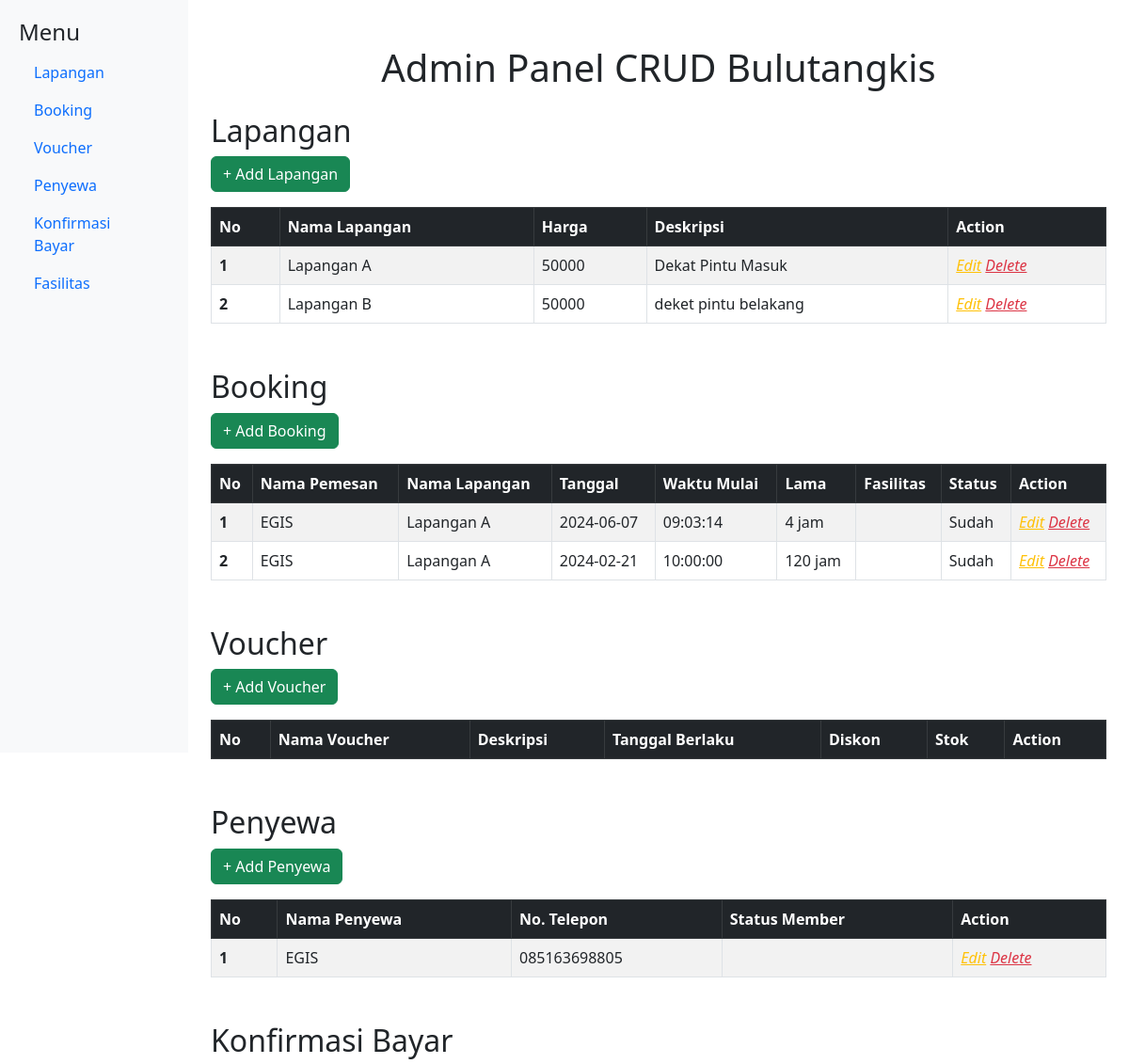
/evolve/Admin/admin.php (upper part), run on an earlier commit of the app's database.
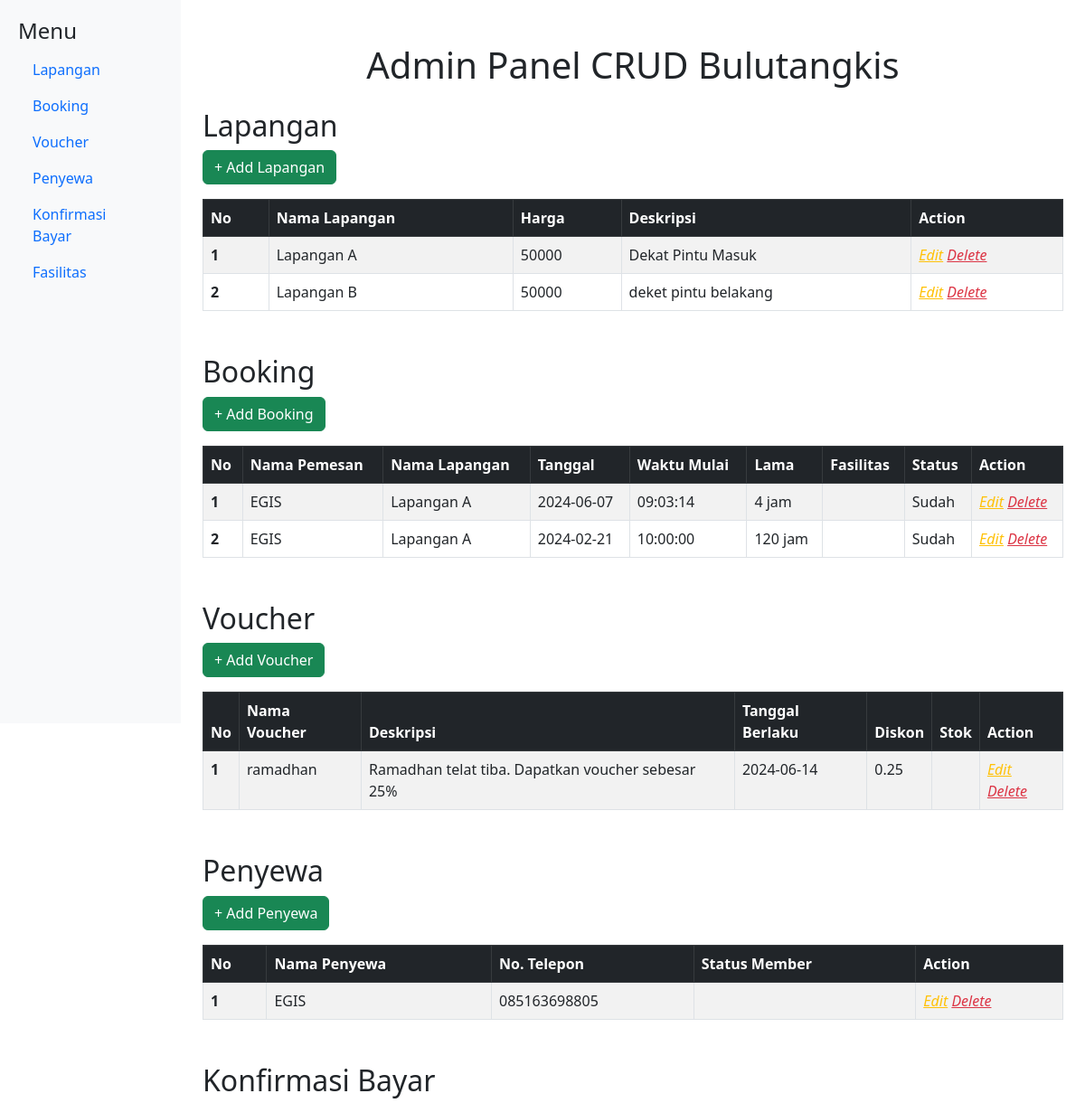
And on a later commit of the database.
### tables this page shows
CREATE TABLE `lapangan` (
  `id_lapangan` int(11) NOT NULL,
  `nama_lapangan` varchar(255) NOT NULL,
  `harga_lapangan` int(11) DEFAULT NULL,
  `deskripsi_lapangan` varchar(255) NOT NULL
);

CREATE TABLE `booking` (
  `id_booking` int(11) NOT NULL,
  `tanggal_booking` date DEFAULT NULL,
  `jam_booking` time DEFAULT NULL,
  `id_penyewa` int(11) DEFAULT NULL,
  `id_lapangan` int(11) DEFAULT NULL,
  `id_voucher` int(11) DEFAULT NULL,
  `id_fasilitas` int(10) DEFAULT NULL,
  `tanggal_main` date DEFAULT NULL,
  `jam_mulai` time DEFAULT NULL,
  `lama` int(11) DEFAULT NULL,
  `status_pembayaran` varchar(255) DEFAULT 'Belum'
);

CREATE TABLE `penyewa` (
  `id_penyewa` int(10) NOT NULL,
  `nama_penyewa` varchar(255) NOT NULL,
  `no_telepon_penyewa` varchar(255) NOT NULL
);

CREATE TABLE `voucher` (
  `id_voucher` int(11) NOT NULL,
  `nama_voucher` varchar(255) NOT NULL,
  `deskripsi_voucher` varchar(255) NOT NULL,
  `tanggal_berlaku` date NOT NULL,
  `besar_diskon` decimal(10,2) NOT NULL,
  `code_voucher` varchar(50) NOT NULL
);

### evolve/function.php (called while the page is built, shortened)
<?php
function readVouchers($conn) {
    $query = "SELECT * FROM voucher";
    $result = mysqli_query($conn, $query);
    $vouchers = [];
    if ($result) {
        while ($row = mysqli_fetch_assoc($result)) {
            $vouchers[] = $row;
        }
    }
    return $vouchers;
}
function readPenyewa($conn) {
    $query = "SELECT * FROM penyewa";
    $result = mysqli_query($conn, $query);
    $penyewa = [];
    if ($result) {
        while ($row = mysqli_fetch_assoc($result)) {
            $penyewa[] = $row;
        }
    }
    return $penyewa;
}
function readLapangan($conn) {
    $query = "SELECT * FROM lapangan";
    $result = mysqli_query($conn, $query);
    $lapangan = [];
    if ($result) {
        while ($row = mysqli_fetch_assoc($result)) {
            $lapangan[] = $row;
        }
    }
    return $lapangan;
}
function readBooking($conn) {
    $query = "SELECT booking.*,
              voucher.nama_voucher AS nama_voucher,
              lapangan.nama_lapangan AS nama_lapangan,
              extra_fasilitas.nama_fasilitas AS nama_fasilitas,
              penyewa.nama_penyewa AS nama_pemesan
              FROM booking
              LEFT JOIN voucher ON booking.id_voucher = voucher.id_voucher
              LEFT JOIN lapangan ON booking.id_lapangan = lapangan.id_lapangan
              LEFT JOIN extra_fasilitas ON booking.id_fasilitas = extra_fasilitas.id_fasilitas
              LEFT JOIN penyewa ON booking.id_penyewa = penyewa.id_penyewa";
    $result = mysqli_query($conn, $query);
    $booking = [];
    if ($result) {
        while ($row = mysqli_fetch_assoc($result)) {
            $booking[] = $row;
        }
    }
    return array_reverse($booking);
}
?>

### evolve/Admin/admin.php (the view, shortened to what the changed rows need)
<?php
include('../function.php');
$listLapangan = readLapangan($conn);
$listBooking = readBooking($conn);
$listVouchers = readVouchers($conn);
$listPenyewa = readPenyewa($conn);
?>
<!DOCTYPE html>
<html lang="en">
<head>
    <link href="https://cdn.jsdelivr.net/npm/bootstrap@5.3.0-alpha1/dist/css/bootstrap.min.css" rel="stylesheet">
</head>
<body>
    <div class="container-fluid">
        <div class="row">
            <div class="col-10">
                <div class="container mt-5">
                    <h1 class="text-center mb-4">Admin Panel CRUD Bulutangkis</h1>
                    <section id="lapangan">
                        <h2>Lapangan</h2>
                        <table class="table table-bordered table-striped table-hover">
                            <thead class="table-dark">
                                <tr>
                                    <th scope="col">No</th>
                                    <th scope="col">Nama Lapangan</th>
                                    <th scope="col">Harga</th>
                                    <th scope="col">Deskripsi</th>
                                    <th scope="col">Action</th>
                                </tr>
                            </thead>
                            <tbody>
                                <?php
                                $nomor_baris = 1;
                                foreach($listLapangan as $lapangan){
                                ?>
                                <tr>
                                    <th scope="row"><?= $nomor_baris ?></th>
                                    <td><?= $lapangan['nama_lapangan'] ?></td>
                                    <td><?= $lapangan['harga_lapangan'] ?></td>
                                    <td><?= $lapangan['deskripsi_lapangan'] ?></td>
                                    <td>
                                        <a href="updateLapangan.php?id_lapangan=<?= $lapangan['id_lapangan'] ?>"
                                            class="link-warning"><i class="bi bi-pencil-square">Edit</i></a>
                                        <a href="deleteLapangan.php?id=<?= $lapangan['id_lapangan'] ?>"
                                            onclick="return confirm('Yakin Hapus?')" class="link-danger"><i
                                                class="bi bi-trash3">Delete</i></a>
                                    </td>
                                </tr>
                                <?php
                                $nomor_baris++;
                                }
                                ?>
                            </tbody>
                        </table>
                    </section>
                    <section id="booking" class="mt-5">
                        <h2>Booking</h2>
                        <table class="table table-bordered table-striped table-hover">
                            <thead class="table-dark">
                                <tr>
                                    <th scope="col">No</th>
                                    <th scope="col">Nama Pemesan</th>
                                    <th scope="col">Nama Lapangan</th>
                                    <th scope="col">Tanggal</th>
                                    <th scope="col">Waktu Mulai</th>
                                    <th scope="col">Lama</th>
                                    <th scope="col">Fasilitas</th>
                                    <th scope="col">Status</th>
                                    <th scope="col">Action</th>
                                </tr>
                            </thead>
                            <tbody>
                                <?php
            $nomor_baris = 1;
            foreach($listBooking as $booking){
            ?>
                                <tr>
                                    <th scope="row"><?= $nomor_baris ?></th>
                                    <td><?= $booking['nama_pemesan'] ?></td>
                                    <td><?= $booking['nama_lapangan'] ?></td>
                                    <td><?= $booking['tanggal_main'] ?></td>
                                    <td><?= $booking['jam_mulai'] ?></td>
                                    <td><?= $booking['lama'] ?> jam</td>
                                    <td><?= $booking['nama_fasilitas'] ?></td>
                                    <td><?= $booking['status_pembayaran'] ?></td>
                                    <td>
                                        <a href="updateBooking.php?id_booking=<?= $booking['id_booking'] ?>"
                                            class="link-warning"><i class="bi bi-pencil-square">Edit</i></a>
                                        <a href="deleteBooking.php?id=<?= $booking['id_booking'] ?>"
                                            onclick="return confirm('Yakin Hapus?')" class="link-danger"><i
                                                class="bi bi-trash3">Delete</i></a>
                                    </td>
                                </tr>
                                <?php
                                $nomor_baris++;
                                }
                                ?>
                            </tbody>
                        </table>
                    </section>
                    <section id="voucher" class="mt-5">
                        <h2>Voucher</h2>
                        <table class="table table-bordered table-striped table-hover">
                            <thead class="table-dark">
                                <tr>
                                    <th scope="col">No</th>
                                    <th scope="col">Nama Voucher</th>
                                    <th scope="col">Deskripsi</th>
                                    <th scope="col">Tanggal Berlaku</th>
                                    <th scope="col">Diskon</th>
                                    <th scope="col">Stok</th>
                                    <th scope="col">Action</th>
                                </tr>
                            </thead>
                            <tbody>
                                <?php
                                $nomor_baris = 1;
                                foreach($listVouchers as $voucher){
                                ?>
                                <tr>
                                    <th scope="row"><?= $nomor_baris ?></th>
                                    <td><?= $voucher['nama_voucher'] ?></td>
                                    <td><?= $voucher['deskripsi_voucher'] ?></td>
                                    <td><?= $voucher['tanggal_berlaku'] ?></td>
                                    <td><?= $voucher['besar_diskon'] ?></td>
                                    <td><?= $voucher['stok'] ?></td>
                                    <td>
                                        <a href="updateVoucher.php?id_voucher=<?= $voucher['id_voucher'] ?>"
                                            class="link-warning"><i class="bi bi-pencil-square">Edit</i></a>
                                        <a href="deleteVoucher.php?id=<?= $voucher['id_voucher'] ?>"
                                            onclick="return confirm('Yakin Hapus?')" class="link-danger"><i
                                                class="bi bi-trash3">Delete</i></a>
                                    </td>
                                </tr>
                                <?php
                                $nomor_baris++;
                                }
                                ?>
                            </tbody>
                        </table>
                    </section>
                    <section id="penyewa" class="mt-5">
                        <h2>Penyewa</h2>
                        <table class="table table-bordered table-striped table-hover">
                            <thead class="table-dark">
                                <tr>
                                    <th scope="col">No</th>
                                    <th scope="col">Nama Penyewa</th>
                                    <th scope="col">No. Telepon</th>
                                    <th scope="col">Status Member</th>
                                    <th scope="col">Action</th>
                                </tr>
                            </thead>
                            <tbody>
                                <?php
                                $nomor_baris = 1;
                                foreach($listPenyewa as $penyewa){
                                ?>
                                <tr>
                                    <th scope="row"><?= $nomor_baris ?></th>
                                    <td><?= $penyewa['nama_penyewa'] ?></td>
                                    <td><?= $penyewa['no_telepon_penyewa'] ?></td>
                                    <td><?= $penyewa['status_member'] ?></td>
                                    <td>
                                        <a href="updatePenyewa.php?id_penyewa=<?= $penyewa['id_penyewa'] ?>"
                                            class="link-warning"><i class="bi bi-pencil-square">Edit</i></a>
                                        <a href="deletePenyewa.php?id=<?= $penyewa['id_penyewa'] ?>"
                                            onclick="return confirm('Yakin Hapus?')" class="link-danger"><i
                                                class="bi bi-trash3">Delete</i></a>
                                    </td>
                                </tr>
                                <?php
                                $nomor_baris++;
                                }
                                ?>
                            </tbody>
                        </table>
                    </section>
                    <section id="konfirmasi" class="mt-5">
                        <h2>Konfirmasi Bayar</h2>
                    </section>
                </div>
            </div>
        </div>
    </div>
</body>
</html>

What changed in the data, as far as the page shows it:
added voucher: nama_voucher "ramadhan", deskripsi_voucher "Ramadhan telat tiba. Dapatkan voucher sebesar 25%", tanggal_berlaku "2024-06-14", besar_diskon "0.25"
